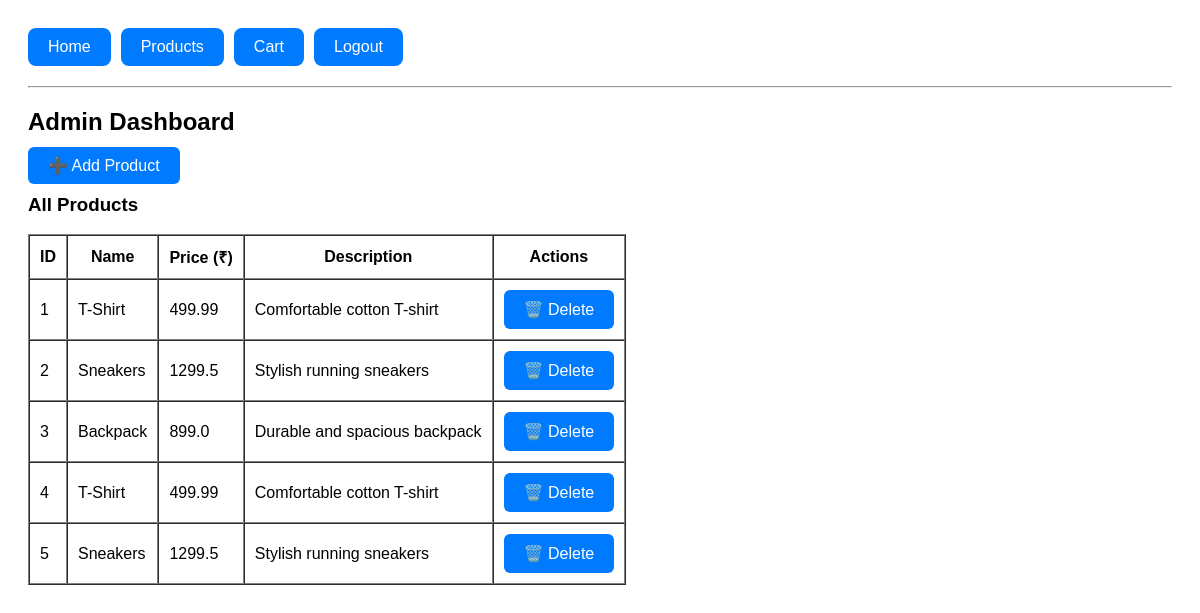
The page /admin (signed in) on the database its author committed.
### tables this page shows
CREATE TABLE products (
            id INTEGER PRIMARY KEY AUTOINCREMENT,
            name TEXT NOT NULL,
            price REAL NOT NULL,
            description TEXT
        );

### app.py (the view)
@app.route('/admin')
def admin_dashboard():
    if 'user_id' not in session:
        return redirect(url_for('login'))
    conn = sqlite3.connect('flaskshop.db')
    c = conn.cursor()
    c.execute("SELECT * FROM products")
    products = c.fetchall()
    conn.close()
    return render_template('admin_dashboard.html', products=products)

### templates/admin_dashboard.html
{% extends 'base.html' %}
{% block content %}
<div class="admin-container">
    <h2>Admin Dashboard</h2>
    <a href="{{ url_for('add_product') }}" class="btn btn-success">➕ Add Product</a>
    <h3>All Products</h3>
    <table border="1" cellpadding="10" cellspacing="0">
        <tr>
            <th>ID</th>
            <th>Name</th>
            <th>Price (₹)</th>
            <th>Description</th>
            <th>Actions</th>
        </tr>
        {% for product in products %}
        <tr>
            <td>{{ product[0] }}</td>
            <td>{{ product[1] }}</td>
            <td>{{ product[2] }}</td>
            <td>{{ product[3] }}</td>
            <td>
                <form method="POST" action="{{ url_for('delete_product', product_id=product[0]) }}" style="display:inline;">
                    <button type="submit" class="btn btn-danger">🗑️ Delete</button>
                </form>
            </td>
        </tr>
        {% endfor %}
    </table>
</div>
{% endblock %}

### static/style.css (style rules this page uses)
.btn { background-color: #28a745; color: white; padding: 12px 24px; font-size: 16px; text-decoration: none; border-radius: 6px; transition: background-color 0.3s; }
body { font-family: Arial, sans-serif; padding: 20px; }
.btn { background-color: #007bff; color: white; border: none; padding: 10px 20px; border-radius: 6px; font-size: 16px; cursor: pointer; width: 100%; }

### rows shown on the page
products: id "1", name "T-Shirt", price "499.99", description "Comfortable cotton T-shirt"
products: id "2", name "Sneakers", price "1299.5", description "Stylish running sneakers"
products: id "3", name "Backpack", price "899.0", description "Durable and spacious backpack"
products: id "4", name "T-Shirt", price "499.99", description "Comfortable cotton T-shirt"
products: id "5", name "Sneakers", price "1299.5", description "Stylish running sneakers"
